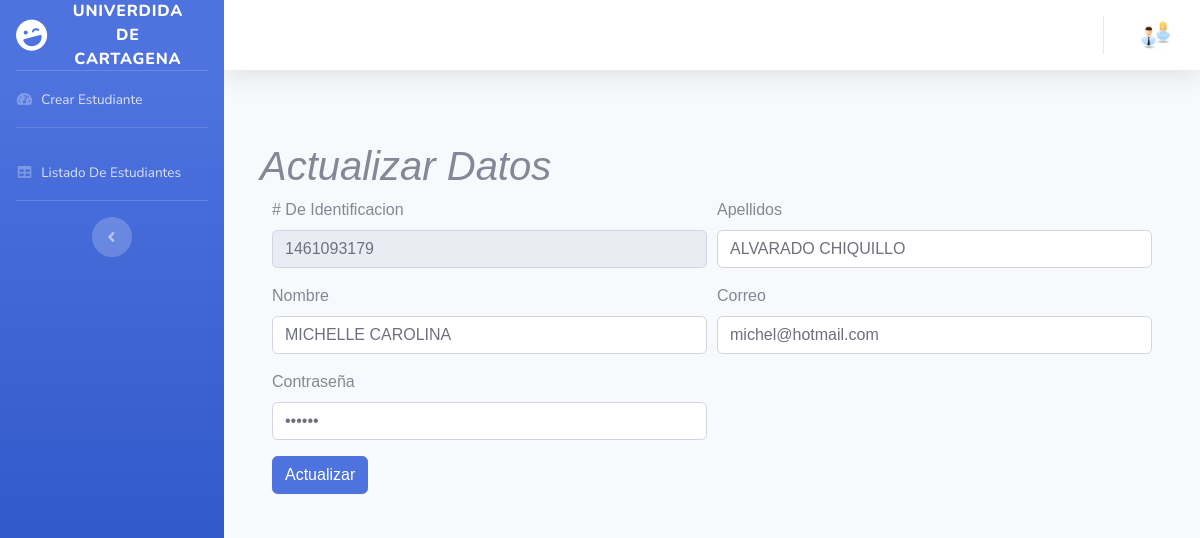
Screenshot of /edit.php?id=2 (signed in) with the database file from the repository.
### tables this page shows
CREATE TABLE `student` (
  `id` int(100) NOT NULL,
  `documento` int(11) NOT NULL,
  `ti` char(40) NOT NULL,
  `pais_nacimiento` char(20) NOT NULL,
  `fecha_nacimiento` date NOT NULL,
  `apellidos` char(50) NOT NULL,
  `name` char(50) NOT NULL,
  `estado_civil` varchar(30) NOT NULL,
  `institución_educativa` char(15) NOT NULL,
  `educacion_padres` char(20) NOT NULL,
  `activida_padres` char(15) NOT NULL,
  `tipo_vivienda` char(15) NOT NULL,
  `nivel_educacion` char(15) NOT NULL,
  `ingresos_hogar` varchar(100) NOT NULL,
  `genero` char(10) NOT NULL,
  `asignaturas` int(10) NOT NULL,
  `programa_formacion` char(80) NOT NULL,
  `zona_recidencial` varchar(20) NOT NULL,
  `email` varchar(80) NOT NULL,
  `password` varchar(80) NOT NULL
);

### edit.php (the view, shortened to what this page needs)
<?php
if (isset($_REQUEST['id']) and isset($_REQUEST['id']) and $_REQUEST['id'] != '' and $_REQUEST['id'] != null)  {
    $id = $_REQUEST['id'];
    try {
        $servername  = "localhost";
        $username    = "root";
        $password    = "";
        $dbname      = "bdencuestauc_jmpr";
        try {
            $conn = new PDO("mysql:host=$servername; dbname=$dbname", $username, $password);
            $conn->setAttribute(PDO::ATTR_ERRMODE, PDO::ERRMODE_EXCEPTION);
            $stmt = $conn->prepare("SELECT * FROM student WHERE id = ?");
            $stmt->execute(array($id));
            $row = $stmt->fetch(PDO::FETCH_OBJ);
          } catch(PDOExection $e) {
                echo $e->getMessage();
          }
      } catch(PDOExection $e) {
           echo $e->getMessage();
      } ?>
          <?php
            include_once('header.php');
            include_once('sidebar.php');
            include_once('topbar.php');
          ?>
<!DOCTYPE html>
<html lang="es">
<head>
  <link href="css/sb-admin-2.min.css" rel="stylesheet">
</head>
<body id="page-top">
  <div id="wrapper">
    <div id="content-wrapper" class="d-flex flex-column">
      <div id="content">
        <div class="container-fluid">
          <div class="row">
          <div class="row">
            <div class="col-lg-6 mb-4">
          </div>
        </div>
    <div class="container">
    <form class="needs-validation" novalidate action="update.php" method="post">
      <h1 class="h1"><a style="background: #war"><i><font face="Comic Sans MS,arial,verdana">Actualizar Datos</i></a></h1>
      <div class="col">
      <div class="form-row">
      <div class="form-group col-md-6">
        <label># De Identificacion</label>
        <input type="number" name="documento" class="form-control" readonly value="<?=$row->documento?>" required>
      </div>
      <div class="form-group col-md-6">
        <label>Apellidos</label>
        <input type="text" name="apellidos" class="form-control" value="<?=$row->apellidos?>" required>
      </div>
      <div class="form-group col-md-6">
        <label>Nombre</label>
        <input type="text" name="name" class="form-control"  value="<?=$row->name?>" required>
      </div>
      <div class="form-group col-md-6">
        <label>Correo</label>
        <input type="email" name="email" class="form-control"  value="<?=$row->email?>" required>
      </div>
      <div class="form-group col-md-6">
        <label>Contraseña</label>
        <input type="password" name="password" class="form-control"  value="<?=$row->password?>" required>
      </div>
      </div>
        <button type="submit" class="btn btn-primary">Actualizar</button>
      </div>
    </div>
    </body>
    </html>
    <?php
      } else {
        header('location: login.php');
      }
        ?>

### rows the page displays
student: documento "1461093179", apellidos "ALVARADO CHIQUILLO", name "MICHELLE CAROLINA", email "michel@hotmail.com"
